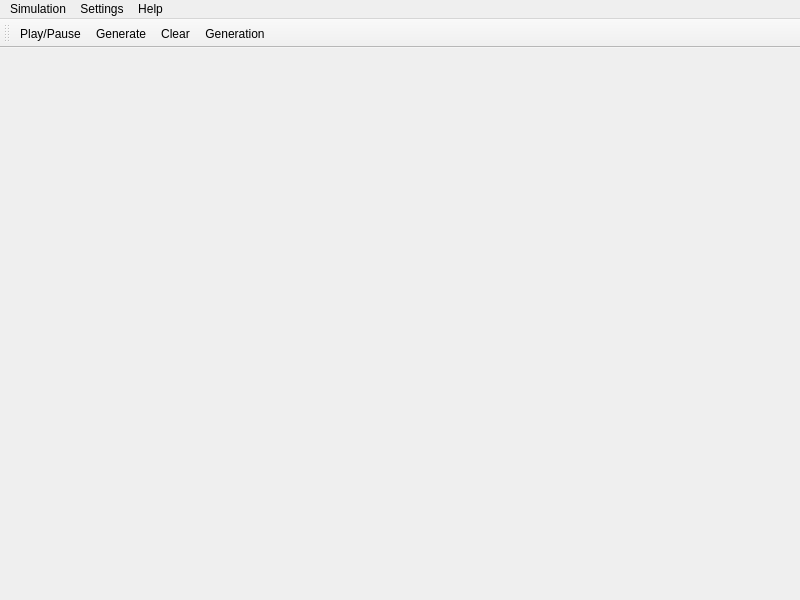
<?xml version="1.0" encoding="UTF-8"?>
<ui version="4.0">
 <class>MainWindowCLS</class>
 <widget class="QMainWindow" name="MainWindowCLS">
  <property name="geometry">
   <rect>
    <x>0</x>
    <y>0</y>
    <width>800</width>
    <height>600</height>
   </rect>
  </property>
  <property name="minimumSize">
   <size>
    <width>300</width>
    <height>200</height>
   </size>
  </property>
  <property name="windowTitle">
   <string>Cell Life Simulation</string>
  </property>
  <property name="windowIcon">
   <iconset resource="QtCellLifeSimulationApp.qrc">
    <normaloff>:/QtCellLifeSimulationApp/bacteria.ico</normaloff>:/QtCellLifeSimulationApp/bacteria.ico</iconset>
  </property>
  <widget class="QWidget" name="centralWidget"/>
  <widget class="QMenuBar" name="menuBar">
   <property name="geometry">
    <rect>
     <x>0</x>
     <y>0</y>
     <width>800</width>
     <height>26</height>
    </rect>
   </property>
   <widget class="QMenu" name="menuCells">
    <property name="title">
     <string>Simulation</string>
    </property>
    <addaction name="actionPlay_Pause"/>
    <addaction name="actionGenerate"/>
    <addaction name="actionClear"/>
   </widget>
   <widget class="QMenu" name="menuSettings">
    <property name="title">
     <string>Settings</string>
    </property>
    <addaction name="actionGenerationSettings"/>
    <addaction name="actionLimitSettings"/>
    <addaction name="actionTimeSettings"/>
   </widget>
   <widget class="QMenu" name="menuHelp">
    <property name="title">
     <string>Help</string>
    </property>
    <addaction name="actionAbout"/>
    <addaction name="actionAboutQt"/>
   </widget>
   <addaction name="menuCells"/>
   <addaction name="menuSettings"/>
   <addaction name="menuHelp"/>
  </widget>
  <widget class="QToolBar" name="toolBar">
   <property name="windowTitle">
    <string>toolBar</string>
   </property>
   <attribute name="toolBarArea">
    <enum>TopToolBarArea</enum>
   </attribute>
   <attribute name="toolBarBreak">
    <bool>false</bool>
   </attribute>
   <addaction name="actionPlay_Pause"/>
   <addaction name="actionGenerate"/>
   <addaction name="actionClear"/>
   <addaction name="actionGenerationSettings"/>
  </widget>
  <action name="actionGenerate">
   <property name="icon">
    <iconset resource="QtCellLifeSimulationApp.qrc">
     <normaloff>:/toolbar/resources/add.png</normaloff>:/toolbar/resources/add.png</iconset>
   </property>
   <property name="text">
    <string>Generate</string>
   </property>
  </action>
  <action name="actionClear">
   <property name="icon">
    <iconset resource="QtCellLifeSimulationApp.qrc">
     <normaloff>:/toolbar/resources/clear.png</normaloff>:/toolbar/resources/clear.png</iconset>
   </property>
   <property name="text">
    <string>Clear</string>
   </property>
  </action>
  <action name="actionGenerationSettings">
   <property name="icon">
    <iconset resource="QtCellLifeSimulationApp.qrc">
     <normaloff>:/toolbar/resources/dna.png</normaloff>:/toolbar/resources/dna.png</iconset>
   </property>
   <property name="text">
    <string>Generation</string>
   </property>
  </action>
  <action name="actionTimeSettings">
   <property name="icon">
    <iconset resource="QtCellLifeSimulationApp.qrc">
     <normaloff>:/toolbar/resources/time.png</normaloff>:/toolbar/resources/time.png</iconset>
   </property>
   <property name="text">
    <string>Time</string>
   </property>
  </action>
  <action name="actionPlay_Pause">
   <property name="icon">
    <iconset resource="QtCellLifeSimulationApp.qrc">
     <normaloff>:/toolbar/resources/play.png</normaloff>:/toolbar/resources/play.png</iconset>
   </property>
   <property name="text">
    <string>Play/Pause</string>
   </property>
  </action>
  <action name="actionLimitSettings">
   <property name="icon">
    <iconset resource="QtCellLifeSimulationApp.qrc">
     <normaloff>:/toolbar/resources/limit.png</normaloff>:/toolbar/resources/limit.png</iconset>
   </property>
   <property name="text">
    <string>Limit</string>
   </property>
  </action>
  <action name="actionAbout">
   <property name="text">
    <string>About</string>
   </property>
  </action>
  <action name="actionAboutQt">
   <property name="text">
    <string>AboutQt</string>
   </property>
  </action>
 </widget>
 <layoutdefault spacing="6" margin="11"/>
 <resources>
  <include location="QtCellLifeSimulationApp.qrc"/>
 </resources>
 <connections/>
</ui>
